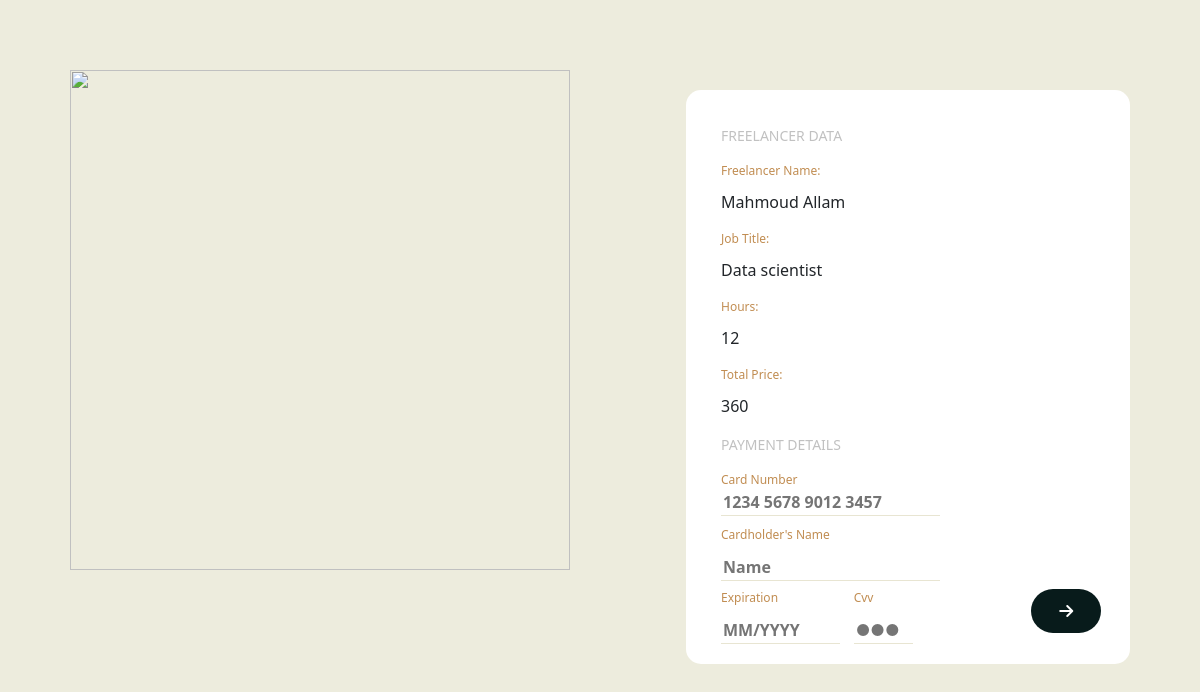
Page /User/payment.php?pay=72 on the committed database.
### tables this page shows
CREATE TABLE `freelancer` (
  `freelancer_id` int(11) NOT NULL,
  `freelancer_name` varchar(255) NOT NULL,
  `freelancer_email` varchar(255) NOT NULL,
  `freelancer_password` varchar(255) NOT NULL,
  `available_hours` int(11) NOT NULL,
  `price/hour` int(11) NOT NULL,
  `N_id` varchar(255) NOT NULL,
  `birthdate` date NOT NULL,
  `cat_id` int(11) DEFAULT NULL,
  `subcat_id` int(11) DEFAULT NULL,
  `about` varchar(255) DEFAULT NULL,
  `job_title` varchar(255) DEFAULT NULL,
  `views` int(11) DEFAULT 0,
  `average_rate` float DEFAULT NULL,
  `rank_id` int(11) DEFAULT NULL,
  `freelancer_image` longtext DEFAULT NULL,
  `hide` int(11) NOT NULL DEFAULT 0,
  `ban` int(11) NOT NULL DEFAULT 0,
  `time` date DEFAULT NULL,
  `days` int(11) DEFAULT NULL
);

CREATE TABLE `request` (
  `request_id` int(11) NOT NULL,
  `request_status` varchar(255) NOT NULL,
  `freelancer_id` int(11) NOT NULL,
  `project_id` int(11) NOT NULL,
  `hours_requested` int(11) NOT NULL
);

### User/payment.php (the view, shortened to what this page needs)
<?php
include("emailfree.php");
if(isset($_GET['pay'])){
$request_id=$_GET['pay'];
$select="SELECT * FROM `freelancer`
JOIN `request` ON `freelancer`.`freelancer_id` = `request`.`freelancer_id`
JOIN `project` ON `project`.`project_id` = `request`.`project_id`
JOIN `client` ON `client`.`client_id` = `project`.`client_id`
WHERE `request`.`request_id`=$request_id";
 $run=mysqli_query($connect,$select);
$fetch=mysqli_fetch_assoc($run);
$freelancer_name=$fetch['freelancer_name'];
$freelancer_email=$fetch['freelancer_email'];
$client_email=$fetch['client_email'];
$client_name=$fetch['client_name'];
$client_id=$fetch['client_id'];
$project_name=$fetch['project_name'];
$job_title=$fetch['job_title'];
$hours=$fetch['hours_requested'];
$price=$fetch['price/hour'];
$project_id=$fetch['project_id'];
$freelancer_id=$fetch['freelancer_id'];
$total=$price * $hours;
if(isset($_POST['payment'])){
    if(!empty($_POST['card-num']) && !empty($_POST['name']) && !empty($_POST['exp'])&& !empty($_POST['cvv'])){
        $insert=" INSERT INTO `project_members` VALUES ($project_id,$freelancer_id)";
        $run_insert=mysqli_query($connect,$insert);
        $insert_task="INSERT INTO `task_details` VALUES ($project_id,$freelancer_id,1,NULL)";
        $run_insert_task=mysqli_query($connect,$insert_task);
        $insert_payment=" INSERT INTO `payment` VALUES (NULL,$request_id,$client_id,$freelancer_id,$total)";
        $run_payment=mysqli_query($connect,$insert_payment);
        $msg_freelancer="Dear $freelancer_name, <br>
        $client_name Just paid you the full amount of $total in advance for your work on his project $project_name on Tawarod. <br>
        for any further questions don't hesitate to contact $client_email  <br> <br>
        Best Regards, <br>
        $client_name";
        echo $freelancer_name;
        echo $job_title;
        echo $hours;
        $x=1;
        $mail->setFrom('marizthabet@gmail.com', 'tawarod');
        $mail->addAddress($freelancer_email);
        $mail->isHTML(true);
        $mail->Subject = 'payment';
        $mail->Body=($msg_freelancer);
        $mail->send();
        $msg_client="Dear $client_name, <br>
        you just  paid  the full amount of $total in advance for your work on his project $project_name on Tawarod. <br>
         to $freelancer_name for any further questions don't hesitate to contact  $freelancer_email  <br> <br>
        Best Regards, <br>
        tawarod";
        $mail->setFrom('marizthabet@gmail.com', 'tawarod');
        $mail->addAddress($freelancer_email);
        $mail->isHTML(true);
        $mail->Subject = 'payment';
        $mail->Body=($msg_client);
        $mail->send();
        header("location:homee.php");
    }else{
        $error="please,put the required data";
    }
    } }
?>
<!DOCTYPE html>
<html lang="en">
<head>
    <link href="https://cdn.jsdelivr.net/npm/bootstrap@5.3.3/dist/css/bootstrap.min.css" rel="stylesheet"
>
    <link rel="stylesheet" href="https://cdnjs.cloudflare.com/ajax/libs/font-awesome/6.6.0/css/all.min.css"
 />
    <link rel="stylesheet" href="css/payment.css">
</head>
<body>
    <div class="container-fluid">
        <div class="row ">
            <div class="col-sm-12">
                <div class="pic">
                    <img src="./images/Payment Information-bro.png" height="500px" width="500px" alt="">
                </div>
                <div class="card ">
                    <div class="freelancer-details">
                        <p class="heading">FREELANCER DATA</p>
                        <p class="text-warning mb-0">Freelancer Name:</p>
                        <p><?php echo $freelancer_name ?></p>
                        <p class="text-warning mb-0">Job Title:</p>
                        <p><?php echo $job_title ?></p>
                        <p class="text-warning mb-0">Hours:</p>
                        <p><?php echo $hours ?></p>
                        <p class="text-warning mb-0">Total Price:</p>
                        <p><?php echo $total ?></p>
                    </div>
                    <p class="heading">PAYMENT DETAILS</p>
                    <form class="card-details " action="" method="post">
                        <div class="form-group mb-0">
                            <p class="text-warning mb-0">Card Number</p>
                            <input type="text" name="card-num" placeholder="1234 5678 9012 3457" size="17" id="cno"
                                minlength="19" maxlength="19">
                        </div>
                        <div class="form-group">
                            <p class="text-warning mb-0">Cardholder's Name</p> <input type="text" name="name"
                                placeholder="Name" size="17">
                        </div>
                        <div class="form-group pt-2">
                            <div class="row d-flex">
                                <div class="col-sm-4">
                                    <p class="text-warning mb-0">Expiration</p>
                                    <input type="text" name="exp" placeholder="MM/YYYY" size="7" id="exp" minlength="7"
                                        maxlength="7">
                                </div>
                                <div class="col-sm-3">
                                    <p class="text-warning mb-0">Cvv</p>
                                    <input type="password" name="cvv" placeholder="&#9679;&#9679;&#9679;" size="1"
                                        minlength="3" maxlength="3">
                                </div>
                                <div class=" div col-sm-5 pt-0">
                                    <button type="submit" name="payment" class="btn btn-primary"><i
                                            class="fas fa-arrow-right px-3 py-2"></i></button>
                                </div>
                            </div>
                        </div>
                    </form>
                </div>
            </div>
        </div>
    </div>
</body>
</html>

### User/css/payment.css (style rules this page uses)
:root { --color1: #edecdd; --color2: #c18d52; --color3: #081b1b; --color4: #203b37; --color5: #5a8f76; --color6: #96cdb0; }
body { background-color: var(--color1); }
.col-sm-12 { display: flex; justify-content: space-around; }
.pic { margin-top: 70px; }
.card { border: none; max-width: 450px; border-radius: 15px; margin: 90px 0 90px; padding: 35px; padding-bottom: 20px!important; }
.heading { color: #C1C1C1; font-size: 14px; font-weight: 500; }
.text-warning { font-size: 12px; font-weight: 500; color: var(--color2)!important; padding-bottom: 10px ; }
#cno { transform: translateY(-10px); }
input { border-bottom: 1.5px solid #E8E5D2!important; font-weight: bold; border-radius: 0; border: 0; }
.col-sm-5 { padding-left: 90px; }
.btn { background: var(--color3)!important; border: none; border-radius: 30px; transition: 1s; }

### rows in the picture
freelancer: freelancer_name "Mahmoud Allam", job_title "Data scientist", request.hours_requested "12", value "360"
